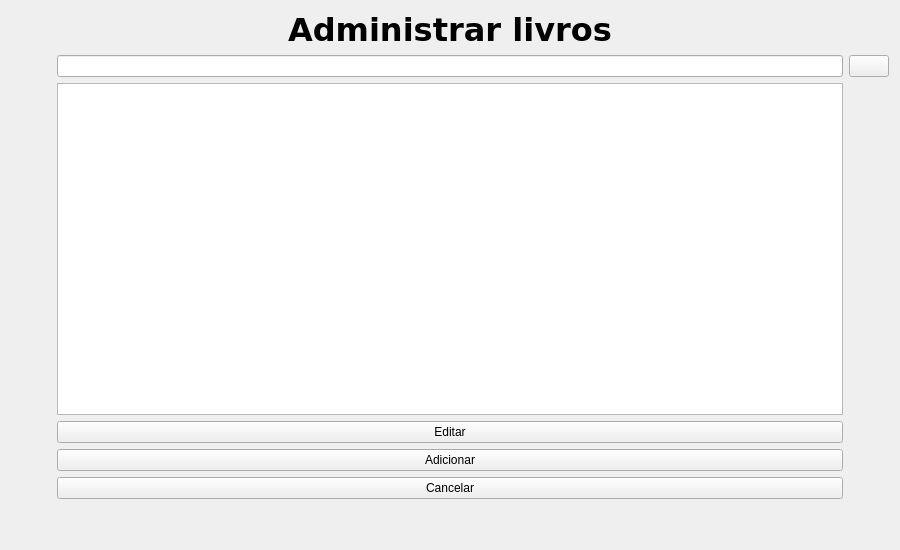
<?xml version="1.0" encoding="UTF-8"?>
<ui version="4.0">
 <class>Dialog</class>
 <widget class="QDialog" name="Dialog">
  <property name="geometry">
   <rect>
    <x>0</x>
    <y>0</y>
    <width>900</width>
    <height>550</height>
   </rect>
  </property>
  <property name="windowTitle">
   <string>Dialog</string>
  </property>
  <layout class="QGridLayout" name="gridLayout">
   <item row="0" column="1">
    <widget class="QLabel" name="label">
     <property name="font">
      <font>
       <family>DejaVu Sans</family>
       <pointsize>24</pointsize>
       <weight>75</weight>
       <bold>true</bold>
      </font>
     </property>
     <property name="text">
      <string>Administrar livros</string>
     </property>
     <property name="alignment">
      <set>Qt::AlignCenter</set>
     </property>
    </widget>
   </item>
   <item row="0" column="0">
    <widget class="QPushButton" name="pushButton">
     <property name="styleSheet">
      <string notr="true">QPushButton{
border: None;
}</string>
     </property>
     <property name="text">
      <string/>
     </property>
     <property name="icon">
      <iconset>
       <normaloff>PiltoverLibrary/Icon/logo.png</normaloff>
       <normalon>Icon/logo.png</normalon>PiltoverLibrary/Icon/logo.png</iconset>
     </property>
     <property name="iconSize">
      <size>
       <width>128</width>
       <height>128</height>
      </size>
     </property>
    </widget>
   </item>
   <item row="1" column="2">
    <widget class="QPushButton" name="pushButton_buscar">
     <property name="text">
      <string/>
     </property>
     <property name="icon">
      <iconset>
       <normaloff>PiltoverLibrary/Icon/magnifier.png</normaloff>
       <normalon>Icon/magnifier.png</normalon>PiltoverLibrary/Icon/magnifier.png</iconset>
     </property>
    </widget>
   </item>
   <item row="2" column="0">
    <spacer name="horizontalSpacer">
     <property name="orientation">
      <enum>Qt::Horizontal</enum>
     </property>
     <property name="sizeType">
      <enum>QSizePolicy::Minimum</enum>
     </property>
     <property name="sizeHint" stdset="0">
      <size>
       <width>40</width>
       <height>20</height>
      </size>
     </property>
    </spacer>
   </item>
   <item row="1" column="1">
    <widget class="QLineEdit" name="lineEdit_buscar"/>
   </item>
   <item row="4" column="1">
    <widget class="QPushButton" name="pushButton_editar">
     <property name="text">
      <string>Editar</string>
     </property>
     <property name="icon">
      <iconset>
       <normalon>Icon/edit-document.png</normalon>
      </iconset>
     </property>
    </widget>
   </item>
   <item row="8" column="1">
    <spacer name="verticalSpacer">
     <property name="orientation">
      <enum>Qt::Vertical</enum>
     </property>
     <property name="sizeType">
      <enum>QSizePolicy::Minimum</enum>
     </property>
     <property name="sizeHint" stdset="0">
      <size>
       <width>20</width>
       <height>40</height>
      </size>
     </property>
    </spacer>
   </item>
   <item row="6" column="1">
    <widget class="QPushButton" name="pushButton_adicionar">
     <property name="text">
      <string>Adicionar</string>
     </property>
     <property name="icon">
      <iconset>
       <normalon>Icon/addition-sign.png</normalon>
      </iconset>
     </property>
    </widget>
   </item>
   <item row="2" column="2">
    <spacer name="horizontalSpacer_2">
     <property name="orientation">
      <enum>Qt::Horizontal</enum>
     </property>
     <property name="sizeType">
      <enum>QSizePolicy::Minimum</enum>
     </property>
     <property name="sizeHint" stdset="0">
      <size>
       <width>40</width>
       <height>20</height>
      </size>
     </property>
    </spacer>
   </item>
   <item row="2" column="1">
    <widget class="QTextBrowser" name="textBrowser_info"/>
   </item>
   <item row="7" column="1">
    <widget class="QPushButton" name="pushButton_cancelar">
     <property name="text">
      <string>Cancelar</string>
     </property>
     <property name="icon">
      <iconset>
       <disabledon>Icon/cancel.png</disabledon>
      </iconset>
     </property>
    </widget>
   </item>
  </layout>
 </widget>
 <resources/>
 <connections/>
</ui>
